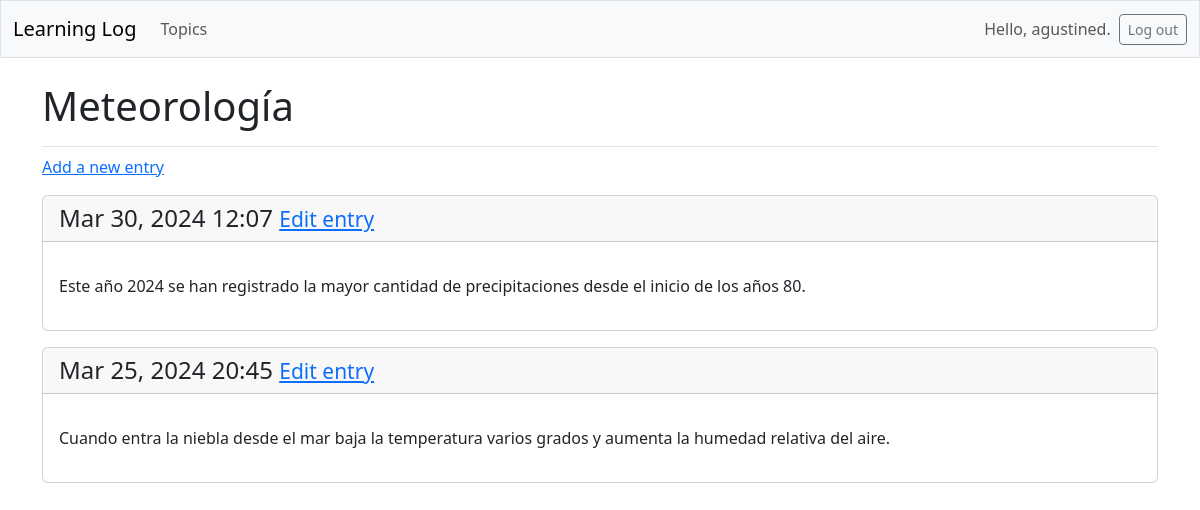
/topics/5/ (signed in), run on an earlier commit of the app's database.
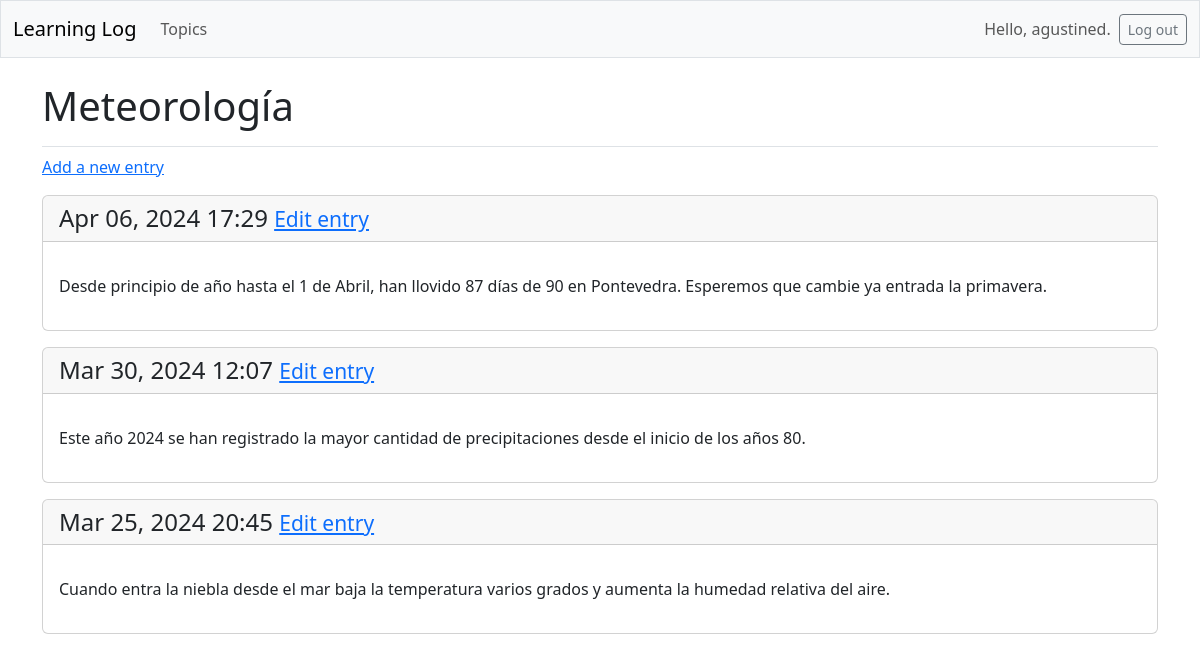
And on a later commit of the database.
### learning_logs/models.py (models this page shows, shortened)
class Topic (models.Model):
    text = models.CharField(max_length=200)
    date_added = models.DateTimeField(auto_now_add=True)
    owner = models.ForeignKey(User, on_delete=models.CASCADE)

class Entry(models.Model):
    topic = models.ForeignKey(Topic, on_delete=models.CASCADE)
    text = models.TextField()
    date_added = models.DateTimeField(auto_now_add=True)
    class Meta:
        verbose_name_plural = 'entries'

### learning_logs/views.py (the view)
# urls.py: path('topics/<int:topic_id>/', views.topic, name = 'topic'),
@login_required
def topic (request, topic_id):
    topic = Topic.objects.get(id = topic_id)
    check_topic_owner(request, topic.id)
    entries = topic.entry_set.order_by('-date_added')
    context = {'topic': topic, 'entries': entries}
    return render(request, 'learning_logs/topic.html', context)

### learning_logs/views.py (called while the page is built)
def check_topic_owner (request, topic_id):
    topic = Topic.objects.get(id = topic_id)
    if topic.owner != request.user:
        raise Http404
    return topic

### learning_logs/templates/learning_logs/topic.html
{% extends 'learning_logs/base.html' %}
{% block page_header %}
    <h1>{{ topic.text }}</h1>
{% endblock page_header %}
{% block content %}
    <p>
        <a href="{% url 'learning_logs:new_entry' topic.id %}">
            Add a new entry</a>
    </p>
    {% for entry in entries %}
        <div class="card mb-3">
            <h4 class = "card-header">
                {{ entry.date_added|date:'M d, Y H:i' }}
                <small><a href="{% url 'learning_logs:edit_entry' entry.id %}">
                        Edit entry</a></small>
            </h4>
            <div class="card-body">
                <p class="card-text">{{ entry.text|linebreaks }}</p></div>
        </div>
    {% empty %}
        <li>No entries have been added yet.</li>
    {% endfor %}
{% endblock content %}

### learning_logs/templates/learning_logs/base.html (shortened to what this page needs)
<!doctype html>
<html lang = 'eng'>
<head>
    {% load django_bootstrap5 %}
    {% bootstrap_css %}
</head>
<body>
    <nav class="navbar navbar-expand-md navbar-light bg-light mb-4 border">
        <div class="container-fluid">
            <a class="navbar-brand" href="{% url 'learning_logs:index' %}">
                Learning Log</a>
            <div class="collapse navbar-collapse" id="navbarCollapse">
                <ul class="navbar-nav me-auto mb-2 mb-md-0">
                    <li class="nav-item">
                        <a class="nav-link"
                        href="{% url 'learning_logs:topics' %}">Topics</a>
                    </li>
                </ul>
                <ul class="navbar-nav ms-auto mb-2 mb-md-0">
                    {% if user.is_authenticated %}
                    <li class="nav-item">
                        <span class="nav-link">Hello, {{ user.username }}.
                        </span></li>
                    {% endif %}
                </ul>
                {% if user.is_authenticated %}
                <form action="{% url 'accounts:logout' %}" method="post">
                    <button type="submit"
                        class="btn btn-outline-secondary btn-sm">
                        Log out</button>
                </form>
                {% endif %}
        </div>
    </nav>
    <main class="container">
        <div class="pb-2 mb-2 border-bottom">
            {% block page_header %}{% endblock page_header %}
        </div>
        <div>
            {% block content %}{% endblock content %}
        </div>
    </main>
</body>
</html>

What changed in the data, as far as the page shows it:
added Entry: date_added "Apr 06, 2024 17:29", text "Desde principio de año hasta el 1 de Abril, han llovido 87 días de 90 en Pontevedra. Esperemos que cambie ya entrada la primavera."
